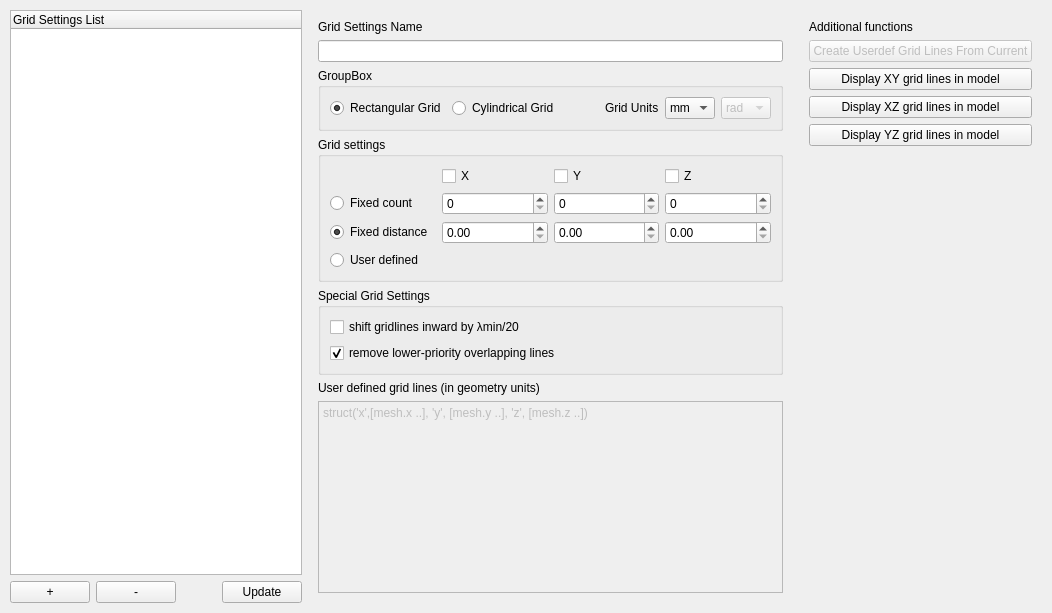
         <widget class="QWidget" name="gridSettingsTab">
          <attribute name="title">
           <string>Grid Settings</string>
          </attribute>
          <layout class="QHBoxLayout" name="horizontalLayout_8">
           <property name="leftMargin">
            <number>10</number>
           </property>
           <property name="topMargin">
            <number>10</number>
           </property>
           <property name="rightMargin">
            <number>10</number>
           </property>
           <property name="bottomMargin">
            <number>10</number>
           </property>
           <item>
            <layout class="QVBoxLayout" name="verticalLayout_6">
             <property name="leftMargin">
              <number>0</number>
             </property>
             <property name="topMargin">
              <number>0</number>
             </property>
             <property name="rightMargin">
              <number>0</number>
             </property>
             <property name="bottomMargin">
              <number>0</number>
             </property>
             <item>
              <widget class="QTreeWidget" name="gridSettingsTreeView">
               <column>
                <property name="text">
                 <string notr="true">Grid Settings List</string>
                </property>
               </column>
              </widget>
             </item>
             <item>
              <layout class="QHBoxLayout" name="horizontalLayout_9">
               <property name="leftMargin">
                <number>0</number>
               </property>
               <property name="topMargin">
                <number>0</number>
               </property>
               <property name="rightMargin">
                <number>0</number>
               </property>
               <property name="bottomMargin">
                <number>0</number>
               </property>
               <item>
                <widget class="QPushButton" name="gridSettingsAddButton">
                 <property name="text">
                  <string>+</string>
                 </property>
                </widget>
               </item>
               <item>
                <widget class="QPushButton" name="gridSettingsRemoveButton">
                 <property name="text">
                  <string>-</string>
                 </property>
                </widget>
               </item>
               <item>
                <spacer name="horizontalSpacer_4">
                 <property name="orientation">
                  <enum>Qt::Horizontal</enum>
                 </property>
                 <property name="sizeHint" stdset="0">
                  <size>
                   <width>40</width>
                   <height>20</height>
                  </size>
                 </property>
                </spacer>
               </item>
               <item>
                <widget class="QPushButton" name="gridSettingsUpdateButton">
                 <property name="text">
                  <string>Update</string>
                 </property>
                </widget>
               </item>
              </layout>
             </item>
            </layout>
           </item>
           <item>
            <layout class="QVBoxLayout" name="verticalLayout_7">
             <property name="leftMargin">
              <number>10</number>
             </property>
             <property name="topMargin">
              <number>10</number>
             </property>
             <property name="rightMargin">
              <number>10</number>
             </property>
             <property name="bottomMargin">
              <number>10</number>
             </property>
             <item>
              <widget class="QLabel" name="label_16">
               <property name="text">
                <string>Grid Settings Name</string>
               </property>
              </widget>
             </item>
             <item>
              <widget class="QLineEdit" name="gridSettingsNameInput"/>
             </item>
             <item>
              <widget class="QGroupBox" name="groupBox_8">
               <property name="sizePolicy">
                <sizepolicy hsizetype="Minimum" vsizetype="Minimum">
                 <horstretch>0</horstretch>
                 <verstretch>0</verstretch>
                </sizepolicy>
               </property>
               <property name="minimumSize">
                <size>
                 <width>250</width>
                 <height>50</height>
                </size>
               </property>
               <property name="title">
                <string>GroupBox</string>
               </property>
               <layout class="QHBoxLayout" name="horizontalLayout_10">
                <item>
                 <widget class="QRadioButton" name="gridRectangularRadio">
                  <property name="text">
                   <string>Rectangular Grid</string>
                  </property>
                  <property name="checked">
                   <bool>true</bool>
                  </property>
                 </widget>
                </item>
                <item>
                 <widget class="QRadioButton" name="gridCylindricalRadio">
                  <property name="enabled">
                   <bool>true</bool>
                  </property>
                  <property name="text">
                   <string>Cylindrical Grid</string>
                  </property>
                 </widget>
                </item>
                <item>
                 <spacer name="horizontalSpacer_5">
                  <property name="orientation">
                   <enum>Qt::Horizontal</enum>
                  </property>
                  <property name="sizeHint" stdset="0">
                   <size>
                    <width>40</width>
                    <height>20</height>
                   </size>
                  </property>
                 </spacer>
                </item>
                <item>
                 <widget class="QLabel" name="label_24">
                  <property name="text">
                   <string>Grid Units</string>
                  </property>
                 </widget>
                </item>
                <item>
                 <widget class="QComboBox" name="gridUnitsInput">
                  <property name="sizePolicy">
                   <sizepolicy hsizetype="Preferred" vsizetype="Minimum">
                    <horstretch>0</horstretch>
                    <verstretch>0</verstretch>
                   </sizepolicy>
                  </property>
                  <property name="minimumSize">
                   <size>
                    <width>0</width>
                    <height>20</height>
                   </size>
                  </property>
                  <property name="currentText">
                   <string>mm</string>
                  </property>
                  <property name="currentIndex">
                   <number>2</number>
                  </property>
                  <item>
                   <property name="text">
                    <string>m</string>
                   </property>
                  </item>
                  <item>
                   <property name="text">
                    <string>cm</string>
                   </property>
                  </item>
                  <item>
                   <property name="text">
                    <string>mm</string>
                   </property>
                  </item>
                  <item>
                   <property name="text">
                    <string>um</string>
                   </property>
                  </item>
                  <item>
                   <property name="text">
                    <string>nm</string>
                   </property>
                  </item>
                  <item>
                   <property name="text">
                    <string>pm</string>
                   </property>
                  </item>
                 </widget>
                </item>
                <item>
                 <widget class="QComboBox" name="gridUnitsInput_2">
                  <property name="enabled">
                   <bool>false</bool>
                  </property>
                  <property name="sizePolicy">
                   <sizepolicy hsizetype="Preferred" vsizetype="Minimum">
                    <horstretch>0</horstretch>
                    <verstretch>0</verstretch>
                   </sizepolicy>
                  </property>
                  <property name="minimumSize">
                   <size>
                    <width>0</width>
                    <height>20</height>
                   </size>
                  </property>
                  <property name="currentText">
                   <string>rad</string>
                  </property>
                  <item>
                   <property name="text">
                    <string>rad</string>
                   </property>
                  </item>
                  <item>
                   <property name="text">
                    <string>deg</string>
                   </property>
                  </item>
                 </widget>
                </item>
               </layout>
              </widget>
             </item>
             <item>
              <widget class="QGroupBox" name="groupBox">
               <property name="title">
                <string>Grid settings</string>
               </property>
               <layout class="QGridLayout" name="gridLayout">
                <item row="1" column="1">
                 <widget class="QDoubleSpinBox" name="fixedCountXNumberInput">
                  <property name="decimals">
                   <number>0</number>
                  </property>
                  <property name="maximum">
                   <double>1000000000000.000000000000000</double>
                  </property>
                 </widget>
                </item>
                <item row="0" column="1">
                 <widget class="QCheckBox" name="gridXEnable">
                  <property name="text">
                   <string>X</string>
                  </property>
                 </widget>
                </item>
                <item row="0" column="2">
                 <widget class="QCheckBox" name="gridYEnable">
                  <property name="text">
                   <string>Y</string>
                  </property>
                 </widget>
                </item>
                <item row="2" column="0">
                 <widget class="QRadioButton" name="fixedDistanceRadioButton">
                  <property name="text">
                   <string>Fixed distance</string>
                  </property>
                  <property name="checked">
                   <bool>true</bool>
                  </property>
                 </widget>
                </item>
                <item row="2" column="3">
                 <widget class="QDoubleSpinBox" name="fixedDistanceZNumberInput">
                  <property name="maximum">
                   <double>1000000000000.000000000000000</double>
                  </property>
                 </widget>
                </item>
                <item row="1" column="3">
                 <widget class="QDoubleSpinBox" name="fixedCountZNumberInput">
                  <property name="decimals">
                   <number>0</number>
                  </property>
                  <property name="maximum">
                   <double>1000000000000.000000000000000</double>
                  </property>
                 </widget>
                </item>
                <item row="2" column="2">
                 <widget class="QDoubleSpinBox" name="fixedDistanceYNumberInput">
                  <property name="maximum">
                   <double>1000000000000.000000000000000</double>
                  </property>
                 </widget>
                </item>
                <item row="0" column="3">
                 <widget class="QCheckBox" name="gridZEnable">
                  <property name="text">
                   <string>Z</string>
                  </property>
                 </widget>
                </item>
                <item row="2" column="1">
                 <widget class="QDoubleSpinBox" name="fixedDistanceXNumberInput">
                  <property name="maximum">
                   <double>1000000000000.000000000000000</double>
                  </property>
                 </widget>
                </item>
                <item row="1" column="2">
                 <widget class="QDoubleSpinBox" name="fixedCountYNumberInput">
                  <property name="decimals">
                   <number>0</number>
                  </property>
                  <property name="maximum">
                   <double>1000000000000.000000000000000</double>
                  </property>
                 </widget>
                </item>
                <item row="3" column="0">
                 <widget class="QRadioButton" name="userDefinedRadioButton">
                  <property name="text">
                   <string>User defined</string>
                  </property>
                 </widget>
                </item>
                <item row="1" column="0">
                 <widget class="QRadioButton" name="fixedCountRadioButton">
                  <property name="text">
                   <string>Fixed count</string>
                  </property>
                  <property name="checked">
                   <bool>false</bool>
                  </property>
                 </widget>
                </item>
               </layout>
              </widget>
             </item>
             <item>
              <widget class="QGroupBox" name="groupBox_6">
               <property name="minimumSize">
                <size>
                 <width>150</width>
                 <height>70</height>
                </size>
               </property>
               <property name="title">
                <string>Special Grid Settings</string>
               </property>
               <layout class="QVBoxLayout" name="verticalLayout_20">
                <item>
                 <widget class="QCheckBox" name="gridGenerateLinesInsideCheckbox">
                  <property name="enabled">
                   <bool>true</bool>
                  </property>
                  <property name="text">
                   <string>shift gridlines inward by λmin/20</string>
                  </property>
                 </widget>
                </item>
                <item>
                 <widget class="QCheckBox" name="gridTopPriorityLinesCheckbox">
                  <property name="text">
                   <string>remove lower-priority overlapping lines</string>
                  </property>
                  <property name="checked">
                   <bool>true</bool>
                  </property>
                 </widget>
                </item>
               </layout>
              </widget>
             </item>
             <item>
              <widget class="QLabel" name="label_5">
               <property name="text">
                <string>User defined grid lines (in geometry units)</string>
               </property>
              </widget>
             </item>
             <item>
              <widget class="QPlainTextEdit" name="userDefinedGridLinesTextInput">
               <property name="enabled">
                <bool>false</bool>
               </property>
               <property name="tabChangesFocus">
                <bool>false</bool>
               </property>
               <property name="plainText">
                <string>struct('x',[mesh.x ..], 'y', [mesh.y ..], 'z', [mesh.z ..])</string>
               </property>
              </widget>
             </item>
            </layout>
           </item>
           <item>
            <layout class="QVBoxLayout" name="verticalLayout_8">
             <property name="leftMargin">
              <number>10</number>
             </property>
             <property name="topMargin">
              <number>10</number>
             </property>
             <property name="rightMargin">
              <number>10</number>
             </property>
             <property name="bottomMargin">
              <number>10</number>
             </property>
             <item>
              <widget class="QLabel" name="label_6">
               <property name="text">
                <string>Additional functions</string>
               </property>
              </widget>
             </item>
             <item>
              <widget class="QPushButton" name="createUserdefGridLinesFromCurrentButton">
               <property name="enabled">
                <bool>false</bool>
               </property>
               <property name="text">
                <string>Create Userdef Grid Lines From Current</string>
               </property>
               <property name="checkable">
                <bool>false</bool>
               </property>
              </widget>
             </item>
             <item>
              <widget class="QPushButton" name="displayXYGridLinesInModelButton">
               <property name="enabled">
                <bool>true</bool>
               </property>
               <property name="text">
                <string>Display XY grid lines in model</string>
               </property>
               <property name="checkable">
                <bool>false</bool>
               </property>
              </widget>
             </item>
             <item>
              <widget class="QPushButton" name="displayXZGridLinesInModelButton">
               <property name="text">
                <string>Display XZ grid lines in model</string>
               </property>
              </widget>
             </item>
             <item>
              <widget class="QPushButton" name="displayYZGridLinesInModelButton">
               <property name="text">
                <string>Display YZ grid lines in model</string>
               </property>
              </widget>
             </item>
             <item>
              <spacer name="verticalSpacer_3">
               <property name="orientation">
                <enum>Qt::Vertical</enum>
               </property>
               <property name="sizeHint" stdset="0">
                <size>
                 <width>20</width>
                 <height>40</height>
                </size>
               </property>
              </spacer>
             </item>
            </layout>
           </item>
          </layout>
         </widget>
